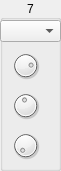
   <widget class="QGroupBox" name="step_7">
    <property name="geometry">
     <rect>
      <x>490</x>
      <y>70</y>
      <width>61</width>
      <height>171</height>
     </rect>
    </property>
    <property name="title">
     <string>7</string>
    </property>
    <property name="alignment">
     <set>Qt::AlignCenter</set>
    </property>
    <widget class="DialKnob" name="ctrl_7">
     <property name="geometry">
      <rect>
       <x>0</x>
       <y>130</y>
       <width>51</width>
       <height>31</height>
      </rect>
     </property>
     <property name="sizePolicy">
      <sizepolicy hsizetype="Fixed" vsizetype="Fixed">
       <horstretch>0</horstretch>
       <verstretch>0</verstretch>
      </sizepolicy>
     </property>
     <property name="minimumSize">
      <size>
       <width>0</width>
       <height>0</height>
      </size>
     </property>
     <property name="maximumSize">
      <size>
       <width>16777215</width>
       <height>16777215</height>
      </size>
     </property>
     <property name="minimum">
      <number>0</number>
     </property>
     <property name="maximum">
      <number>127</number>
     </property>
     <property name="value">
      <number>0</number>
     </property>
     <property name="wrapping">
      <bool>false</bool>
     </property>
     <property name="notchTarget">
      <double>8.000000000000000</double>
     </property>
     <property name="notchesVisible">
      <bool>false</bool>
     </property>
    </widget>
    <widget class="DialKnob" name="velocity_7">
     <property name="geometry">
      <rect>
       <x>0</x>
       <y>50</y>
       <width>51</width>
       <height>31</height>
      </rect>
     </property>
     <property name="sizePolicy">
      <sizepolicy hsizetype="Fixed" vsizetype="Fixed">
       <horstretch>0</horstretch>
       <verstretch>0</verstretch>
      </sizepolicy>
     </property>
     <property name="minimumSize">
      <size>
       <width>0</width>
       <height>0</height>
      </size>
     </property>
     <property name="maximumSize">
      <size>
       <width>16777215</width>
       <height>16777215</height>
      </size>
     </property>
     <property name="minimum">
      <number>0</number>
     </property>
     <property name="maximum">
      <number>127</number>
     </property>
     <property name="value">
      <number>100</number>
     </property>
     <property name="wrapping">
      <bool>false</bool>
     </property>
     <property name="notchTarget">
      <double>8.000000000000000</double>
     </property>
     <property name="notchesVisible">
      <bool>false</bool>
     </property>
    </widget>
    <widget class="DialKnob" name="gate_7">
     <property name="geometry">
      <rect>
       <x>0</x>
       <y>90</y>
       <width>51</width>
       <height>31</height>
      </rect>
     </property>
     <property name="sizePolicy">
      <sizepolicy hsizetype="Fixed" vsizetype="Fixed">
       <horstretch>0</horstretch>
       <verstretch>0</verstretch>
      </sizepolicy>
     </property>
     <property name="minimumSize">
      <size>
       <width>0</width>
       <height>0</height>
      </size>
     </property>
     <property name="maximumSize">
      <size>
       <width>16777215</width>
       <height>16777215</height>
      </size>
     </property>
     <property name="minimum">
      <number>1</number>
     </property>
     <property name="maximum">
      <number>200</number>
     </property>
     <property name="value">
      <number>94</number>
     </property>
     <property name="wrapping">
      <bool>false</bool>
     </property>
     <property name="notchTarget">
      <double>8.000000000000000</double>
     </property>
     <property name="notchesVisible">
      <bool>false</bool>
     </property>
    </widget>
    <widget class="ComboPicker" name="note_7">
     <property name="geometry">
      <rect>
       <x>0</x>
       <y>20</y>
       <width>61</width>
       <height>22</height>
      </rect>
     </property>
    </widget>
   </widget>
